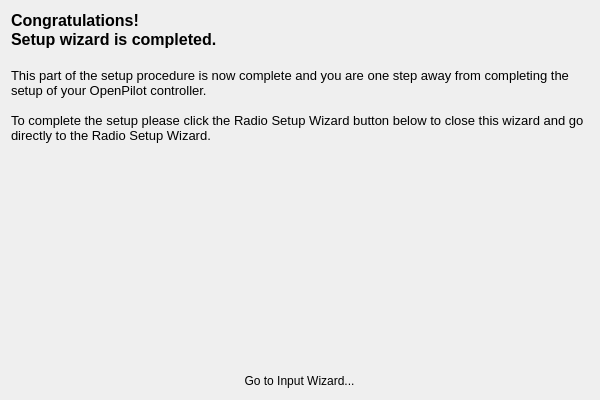
<?xml version="1.0" encoding="UTF-8"?>
<ui version="4.0">
 <class>OPEndPage</class>
 <widget class="QWizardPage" name="OPEndPage">
  <property name="geometry">
   <rect>
    <x>0</x>
    <y>0</y>
    <width>600</width>
    <height>400</height>
   </rect>
  </property>
  <property name="minimumSize">
   <size>
    <width>600</width>
    <height>400</height>
   </size>
  </property>
  <property name="windowTitle">
   <string>WizardPage</string>
  </property>
  <layout class="QVBoxLayout" name="verticalLayout">
   <item>
    <widget class="QLabel" name="label_2">
     <property name="text">
      <string>&lt;!DOCTYPE HTML PUBLIC &quot;-//W3C//DTD HTML 4.0//EN&quot; &quot;http://www.w3.org/TR/REC-html40/strict.dtd&quot;&gt;
&lt;html&gt;&lt;head&gt;&lt;meta name=&quot;qrichtext&quot; content=&quot;1&quot; /&gt;&lt;style type=&quot;text/css&quot;&gt;
p, li { white-space: pre-wrap; }
&lt;/style&gt;&lt;/head&gt;&lt;body style=&quot; font-family:'MS Shell Dlg 2'; font-size:8pt; font-weight:400; font-style:normal;&quot;&gt;
&lt;p style=&quot; margin-top:0px; margin-bottom:0px; margin-left:0px; margin-right:0px; -qt-block-indent:0; text-indent:0px;&quot;&gt;&lt;span style=&quot; font-size:12pt; font-weight:600;&quot;&gt;Congratulations!&lt;/span&gt;&lt;/p&gt;
&lt;p style=&quot; margin-top:0px; margin-bottom:0px; margin-left:0px; margin-right:0px; -qt-block-indent:0; text-indent:0px;&quot;&gt;&lt;span style=&quot; font-size:12pt; font-weight:600;&quot;&gt;Setup wizard is completed.&lt;/span&gt;&lt;/p&gt;
&lt;p style=&quot;-qt-paragraph-type:empty; margin-top:0px; margin-bottom:0px; margin-left:0px; margin-right:0px; -qt-block-indent:0; text-indent:0px; font-size:12pt; font-weight:600;&quot;&gt;&lt;br /&gt;&lt;/p&gt;
&lt;p style=&quot; margin-top:0px; margin-bottom:0px; margin-left:0px; margin-right:0px; -qt-block-indent:0; text-indent:0px;&quot;&gt;&lt;span style=&quot; font-size:10pt;&quot;&gt;This part of the setup procedure is now complete and you are one step away from completing the setup of your OpenPilot controller.&lt;/span&gt;&lt;/p&gt;
&lt;p style=&quot;-qt-paragraph-type:empty; margin-top:0px; margin-bottom:0px; margin-left:0px; margin-right:0px; -qt-block-indent:0; text-indent:0px; font-size:10pt;&quot;&gt;&lt;br /&gt;&lt;/p&gt;
&lt;p style=&quot; margin-top:0px; margin-bottom:0px; margin-left:0px; margin-right:0px; -qt-block-indent:0; text-indent:0px;&quot;&gt;&lt;span style=&quot; font-size:10pt;&quot;&gt;To complete the setup please click the Radio Setup Wizard button below to close this wizard and go directly to the Radio Setup Wizard.&lt;/span&gt;&lt;/p&gt;
&lt;p style=&quot;-qt-paragraph-type:empty; margin-top:0px; margin-bottom:0px; margin-left:0px; margin-right:0px; -qt-block-indent:0; text-indent:0px; font-size:10pt;&quot;&gt;&lt;br /&gt;&lt;/p&gt;&lt;/body&gt;&lt;/html&gt;</string>
     </property>
     <property name="alignment">
      <set>Qt::AlignLeading|Qt::AlignLeft|Qt::AlignTop</set>
     </property>
     <property name="wordWrap">
      <bool>true</bool>
     </property>
    </widget>
   </item>
   <item>
    <layout class="QHBoxLayout" name="horizontalLayout">
     <item>
      <widget class="QToolButton" name="inputWizardButton">
       <property name="styleSheet">
        <string notr="true">QToolButton { border: none }</string>
       </property>
       <property name="text">
        <string>Go to Input Wizard...</string>
       </property>
       <property name="icon">
        <iconset resource="../wizardResources.qrc">
         <normaloff>:/setupwizard/resources/bttn-txwizard-off.png</normaloff>
         <normalon>:/setupwizard/resources/bttn-txwizard-on.png</normalon>
         <activeoff>:/setupwizard/resources/bttn-txwizard-off.png</activeoff>
         <activeon>:/setupwizard/resources/bttn-txwizard-off.png</activeon>:/setupwizard/resources/bttn-txwizard-off.png</iconset>
       </property>
       <property name="iconSize">
        <size>
         <width>200</width>
         <height>100</height>
        </size>
       </property>
       <property name="autoRaise">
        <bool>true</bool>
       </property>
      </widget>
     </item>
    </layout>
   </item>
  </layout>
 </widget>
 <resources>
  <include location="../wizardResources.qrc"/>
 </resources>
 <connections/>
</ui>
